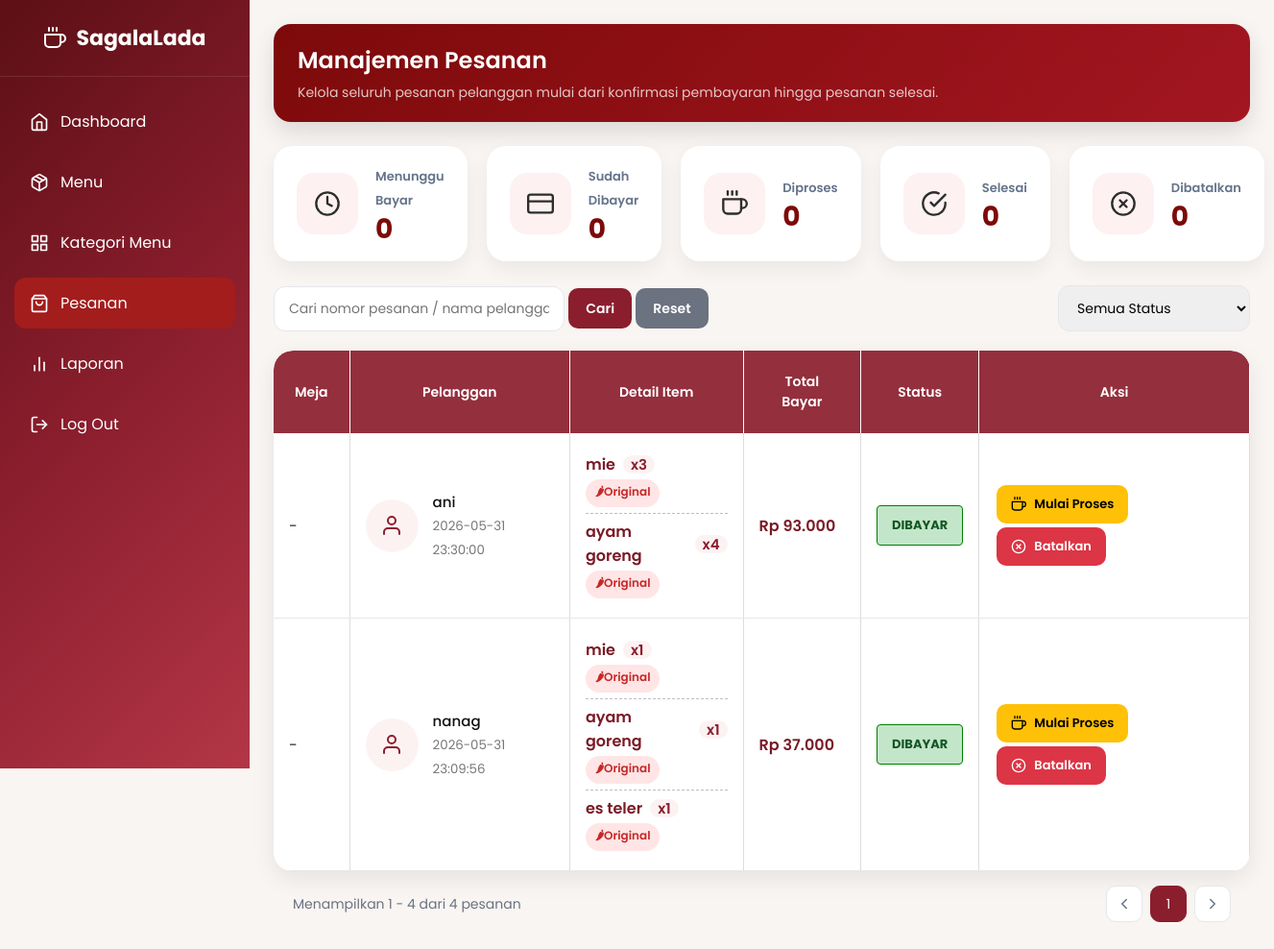
The app's page /admind/crud/pesanan/admin_pesanan.php, older data.
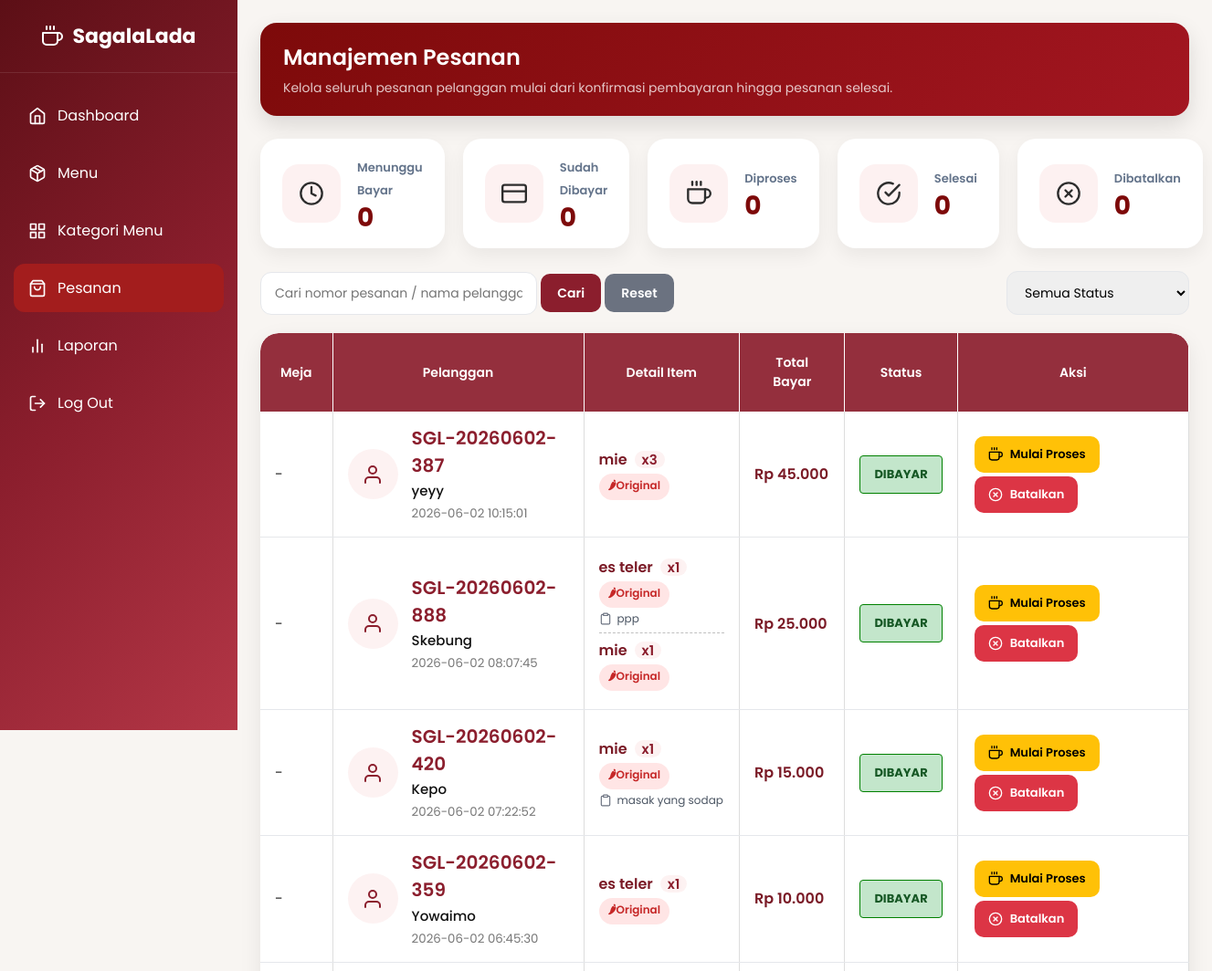
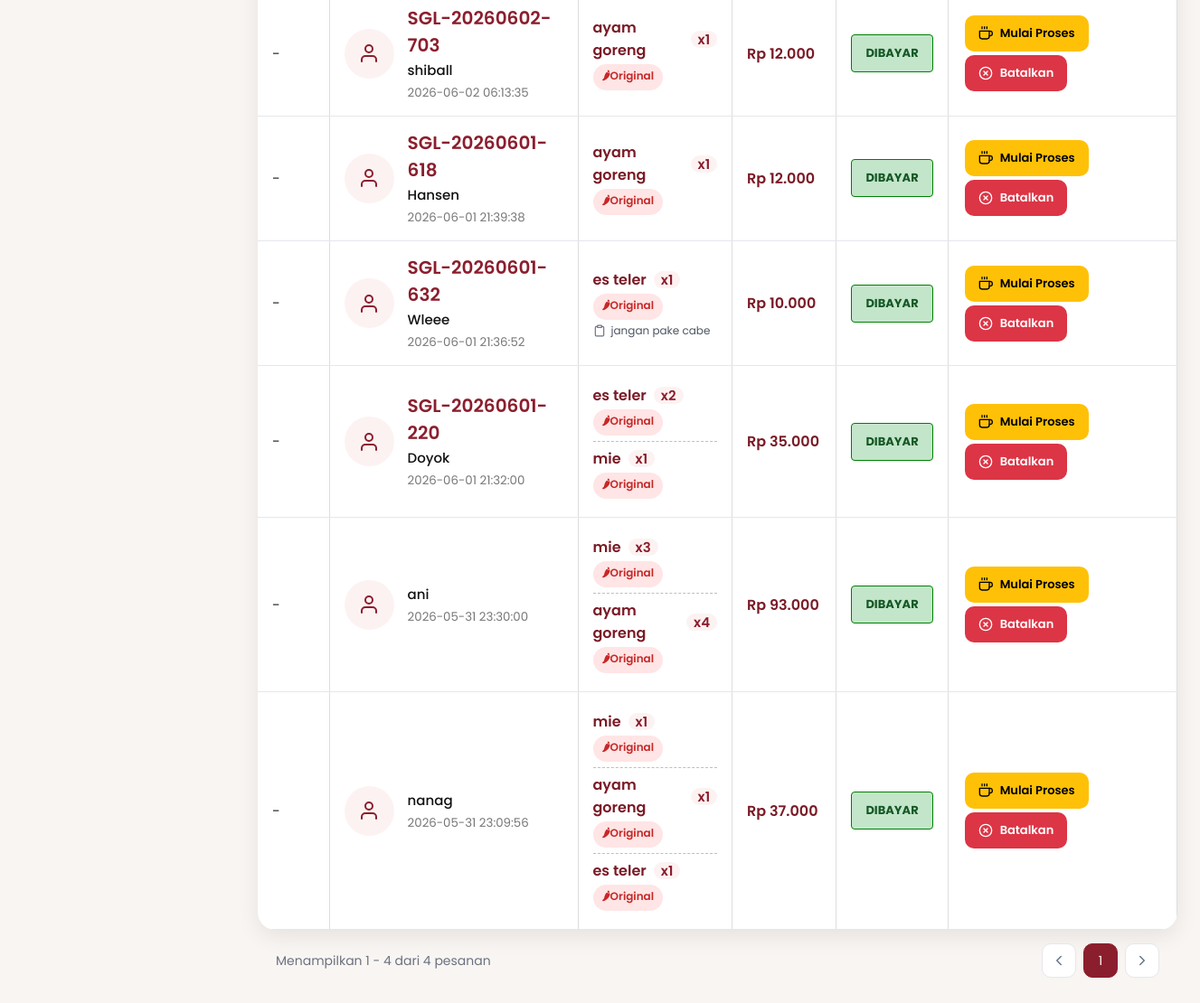
The same page, newer data (2 pictures, top to bottom).
### tables this page shows
CREATE TABLE `pesanan` (
  `id_pesanan` int(11) NOT NULL,
  `tanggal` datetime DEFAULT NULL,
  `id_meja` int(11) DEFAULT NULL,
  `id_admin` int(11) DEFAULT NULL,
  `total_harga` int(11) DEFAULT NULL,
  `status_pesanan` enum('pending','diproses','selesai','dibayar','dibatalkan') DEFAULT NULL,
  `id_pelanggan` int(11) DEFAULT NULL,
  `nomor_pesanan` varchar(30) DEFAULT NULL
);

CREATE TABLE `pelanggan` (
  `id_pelanggan` int(11) NOT NULL,
  `nama_pelanggan` varchar(100) DEFAULT NULL
);

CREATE TABLE `detail_pesanan` (
  `id_detail_pesanan` int(11) NOT NULL,
  `id_pesanan` int(11) DEFAULT NULL,
  `id_menu` int(11) DEFAULT NULL,
  `jumlah` int(11) DEFAULT NULL,
  `pedas` varchar(50) DEFAULT NULL,
  `catatan` text DEFAULT NULL,
  `subtotal` int(11) DEFAULT NULL
);

CREATE TABLE `menu` (
  `id_menu` int(11) NOT NULL,
  `nama_menu` varchar(100) DEFAULT NULL,
  `harga` int(11) DEFAULT NULL,
  `stok` int(11) DEFAULT NULL,
  `gambar` varchar(255) DEFAULT NULL,
  `id_kategori_menu` int(11) DEFAULT NULL,
  `id_admin` int(11) DEFAULT NULL,
  `deskripsi_menu` text NOT NULL
);

### admind/crud/pesanan/admin_pesanan.php (the view, shortened to what the changed rows need)
<?php
include "koneksi.php";
?>
<!DOCTYPE html>
<html lang="id">
<head>
    <link rel="stylesheet" href="../../asset/style_sidebar.css">
    <link rel="stylesheet" href="../../main_page/style.css">
</head>
<body>
<body>
<div class="main-content">
    <div class="page-header">
        <h1>Manajemen Pesanan</h1>
    </div>
    <div class="table-wrapper">
        <table>
            <thead>
            <tr>
                <th>Meja</th>
                <th>Pelanggan</th>
                <th>Detail Item</th>
                <th>Total Bayar</th>
                <th>Status</th>
                <th>Aksi</th>
            </tr>
        </thead>
        <tbody>
            <?php
            $sql = "SELECT p.*, pl.nama_pelanggan
            FROM pesanan p
            JOIN pelanggan pl ON p.id_pelanggan = pl.id_pelanggan
            WHERE LOWER(TRIM(p.status_pesanan))
            IN ('pending', 'dibayar', 'diproses')";
                $sql .= " ORDER BY p.id_pesanan DESC";
                $query = mysqli_query($conn, $sql);
            if (mysqli_num_rows($query) > 0) {
                while ($row = mysqli_fetch_assoc($query)) {
                    $id_p = $row['id_pesanan'];
                    $status = strtolower(trim($row['status_pesanan']));
            ?>
            <tr>
                <td>
                    <?php
                        if (!empty($row['id_meja'])) {
                            echo "<span class='badge-meja'>Meja:".$row['id_meja']."</span>";
                        } else {
                            echo "-";
                        }
                    ?>
                </td>
                <td>
                    <div class="pelanggan-box">
                        <div class="pelanggan-icon">
                            <i data-feather="user"></i>
                        </div>
                        <div>
                            <span class="nomor-pesanan"><?php echo $row['nomor_pesanan']; ?></span>
                            <div class="nama-pelanggan"><?php echo htmlspecialchars($row['nama_pelanggan']); ?><br></div>
                            <small><?php echo $row['tanggal']; ?></small>
                        </div>
                    </div>
                </td>
                <td>
            <?php
            $q_detail = mysqli_query($conn, "SELECT dp.*, m.nama_menu
                                            FROM detail_pesanan dp
                                            JOIN menu m ON dp.id_menu = m.id_menu
                                            WHERE dp.id_pesanan = '$id_p'");
            while ($det = mysqli_fetch_assoc($q_detail)) {
            ?>
                <div class="item-menu">
                    <div class="nama-menu">
                        <?php echo $det['nama_menu']; ?>
                        <span class="qty">x<?php echo $det['jumlah']; ?></span>
                    </div>
                    <?php if (!empty($det['pedas'])) { ?>
                        <div class="detail-menu">
                            <span class="menu-pedas">🌶<?php echo $det['pedas']; ?></span>
                        </div>
                    <?php } ?>
                    <?php if (!empty($det['catatan'])) { ?>
                        <div class="catatan-menu">
                            <i data-feather="clipboard"></i>
                            <span class="text-muted"><?php echo htmlspecialchars($det['catatan']); ?></span>
                        </div>
                    <?php } ?>
                </div>
            <?php } ?>
            </td>
                <td><span class="total-bayar"> Rp <?php echo number_format($row['total_harga'], 0, ',', '.'); ?></span>
                </td>
                <td><span class="status-badge <?php echo $status; ?>"><?php echo $status; ?></span></td>
                <td>
                    <?php if ($status == 'pending'): ?>
                        <a class="btn-status btn-bayar"
                        href="konfirmasi_proses.php?id=<?php echo $id_p; ?>&status=dibayar">
                            <i data-feather="credit-card"></i>
                            Konfirmasi Bayar
                        </a>
                        <a class="btn-status btn-batal"
                        href="konfirmasi_proses.php?id=<?php echo $id_p; ?>&status=dibatalkan"
                        onclick="return confirm('Yakin ingin membatalkan pesanan ini?')">
                            <i data-feather="x-circle"></i>
                            Batalkan
                        </a>
                    <?php elseif ($status == 'dibayar'): ?>
                        <a class="btn-status btn-proses"
                        href="konfirmasi_proses.php?id=<?php echo $id_p; ?>&status=diproses">
                            <i data-feather="coffee"></i>
                            Mulai Proses
                        </a>
                        <a class="btn-status btn-batal"
                        href="konfirmasi_proses.php?id=<?php echo $id_p; ?>&status=dibatalkan"
                        onclick="return confirm('Yakin ingin membatalkan pesanan ini?')">
                            <i data-feather="x-circle"></i>
                            Batalkan
                        </a>
                    <?php endif; ?>
                </td>
            </tr>
            <?php
                }
            } else {
                echo "<tr><td colspan='5' style='text-align:center;'>Tidak ada pesanan aktif saat ini.</td></tr>";
            }
            ?>
        </tbody>
    </table>
    </div>
</div>
</body>
</html>

Row changes from the older to the newer data that the page shows:
added pesanan: nomor_pesanan "SGL-20260602-387", id_pelanggan.nama_pelanggan "yeyy", tanggal "2026-06-02 10:15:01", total_harga "45.000", status_pesanan "DIBAYAR"
added detail_pesanan: id_menu.nama_menu "mie", jumlah "3", pedas "Original", shown under "SGL-20260602-387"
added pesanan: nomor_pesanan "SGL-20260602-888", id_pelanggan.nama_pelanggan "Skebung", tanggal "2026-06-02 08:07:45", total_harga "25.000", status_pesanan "DIBAYAR"
added detail_pesanan: id_menu.nama_menu "es teler", jumlah "1", pedas "Original", catatan "ppp", shown under "SGL-20260602-888"
added detail_pesanan: id_menu.nama_menu "mie", jumlah "1", pedas "Original", shown under "SGL-20260602-888"
added pesanan: nomor_pesanan "SGL-20260602-420", id_pelanggan.nama_pelanggan "Kepo", tanggal "2026-06-02 07:22:52", total_harga "15.000", status_pesanan "DIBAYAR"
added detail_pesanan: id_menu.nama_menu "mie", jumlah "1", pedas "Original", catatan "masak yang sodap", shown under "SGL-20260602-420"
added pesanan: nomor_pesanan "SGL-20260602-359", id_pelanggan.nama_pelanggan "Yowaimo", tanggal "2026-06-02 06:45:30", total_harga "10.000", status_pesanan "DIBAYAR"
added detail_pesanan: id_menu.nama_menu "es teler", jumlah "1", pedas "Original", shown under "SGL-20260602-359"
added pesanan: nomor_pesanan "SGL-20260602-703", id_pelanggan.nama_pelanggan "shiball", tanggal "2026-06-02 06:13:35", total_harga "12.000", status_pesanan "DIBAYAR"
added detail_pesanan: id_menu.nama_menu "ayam goreng", jumlah "1", pedas "Original", shown under "SGL-20260602-703"
added pesanan: nomor_pesanan "SGL-20260601-618", id_pelanggan.nama_pelanggan "Hansen", tanggal "2026-06-01 21:39:38", total_harga "12.000", status_pesanan "DIBAYAR"
added detail_pesanan: id_menu.nama_menu "ayam goreng", jumlah "1", pedas "Original", shown under "SGL-20260601-618"
added pesanan: nomor_pesanan "SGL-20260601-632", id_pelanggan.nama_pelanggan "Wleee", tanggal "2026-06-01 21:36:52", total_harga "10.000", status_pesanan "DIBAYAR"
added detail_pesanan: id_menu.nama_menu "es teler", jumlah "1", pedas "Original", catatan "jangan pake cabe", shown under "SGL-20260601-632"
added pesanan: nomor_pesanan "SGL-20260601-220", id_pelanggan.nama_pelanggan "Doyok", tanggal "2026-06-01 21:32:00", total_harga "35.000", status_pesanan "DIBAYAR"
added detail_pesanan: id_menu.nama_menu "es teler", jumlah "2", pedas "Original", shown under "SGL-20260601-220"
added detail_pesanan: id_menu.nama_menu "mie", jumlah "1", pedas "Original", shown under "SGL-20260601-220"
